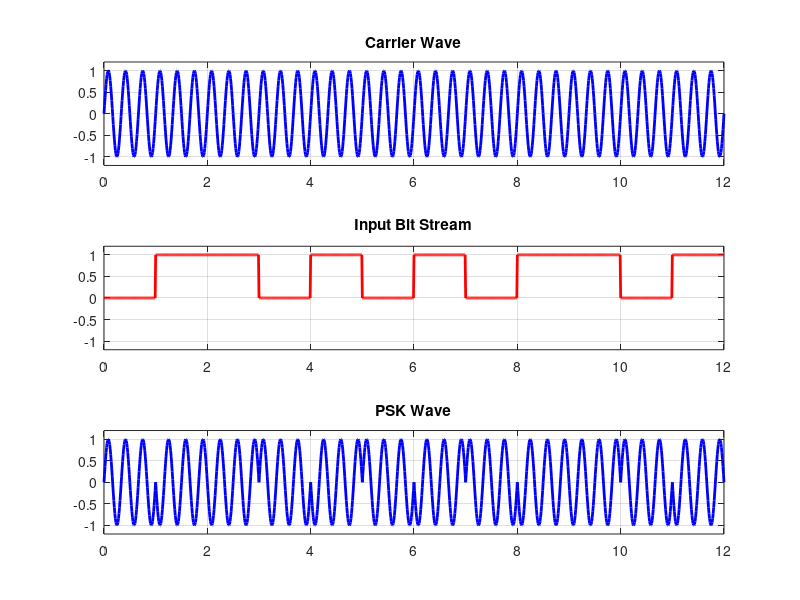

This figure's MATLAB source:
clc; clear all; close all;
b = [0 1 1 0 1 0 1 0 1 1 0 1]; % digital bits
n = length(b);
mt = [];
for i = 0: 1: n-1;
mt( (i*100)+1: 1: ((i+1)*100)+1 ) = b(i+1);
end
t = 0: 0.01: n;
fc = 3;
kp=pi;
ct = sin(2*pi*fc*t); % carrier signal
psk = sin(2*pi*fc*t + kp.*mt); % PSK signal
subplot(3,1,1);
plot(t,ct, 'b', 'linewidth',2); grid on;
title('Carrier Wave');
ylim([-1.2 1.2]);
subplot(3,1,2);
plot(t,mt, 'r', 'linewidth',2); grid on;
title('Input Bit Stream');
ylim([-1.2 1.2]);
subplot(3,1,3);
plot(t,psk, 'b', 'linewidth',2); grid on;
title('PSK Wave');
ylim([-1.2 1.2]);